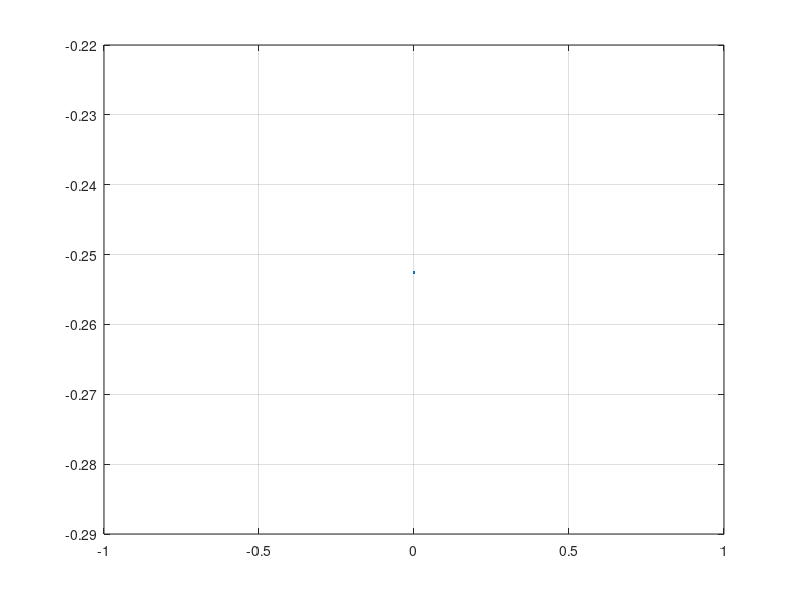

This chart was generated by the following MATLAB code:
%-------------------------------------------------------------------------%
%----------------------- Proyecto ball and beam --------------------------%
%-------------------------------- UNLP -----------------------------------%

clc; clear
%% Datos y funcion de transferencia

g = 9.81;
s = tf([1 0], 1);
R = 0.02;
r = 0.014;

G = g / (1 + (2/5)*(R/r)^2);
G = G * (1/s^2);

%% 

a = 0.04; % distancia de centro a biela
b = 0.15; % largo de biela
c = 0.08; % dist entre pivot y biela
h = 0.15; % distancia vertical centro de giro y pivot

% x = linspace(-40, 40, 1) * pi/180;
x = 0;

r   = sqrt( (h - c*sin(x)).^2 + (c*cos(x).^2) );
phi = acos( (a^2 + r.^2 - b^2)./ (2*a*r));
gam = acos( c*cos(x)./r);

theta = -(pi/2) + gam + phi;

plot(x, theta); grid on